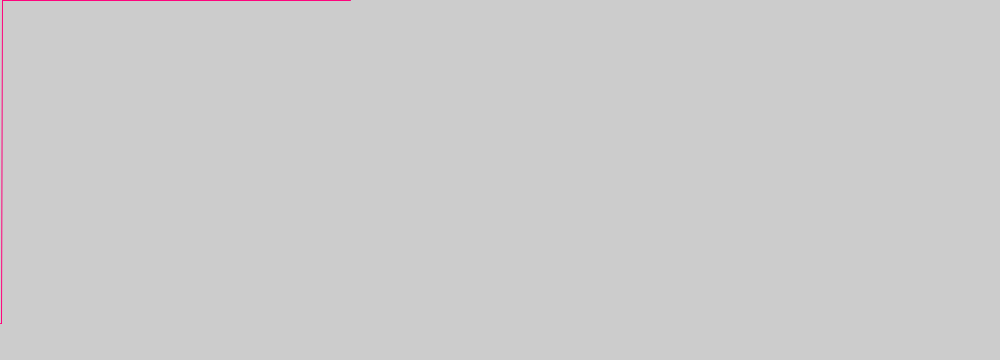
Frame 1 (no input)
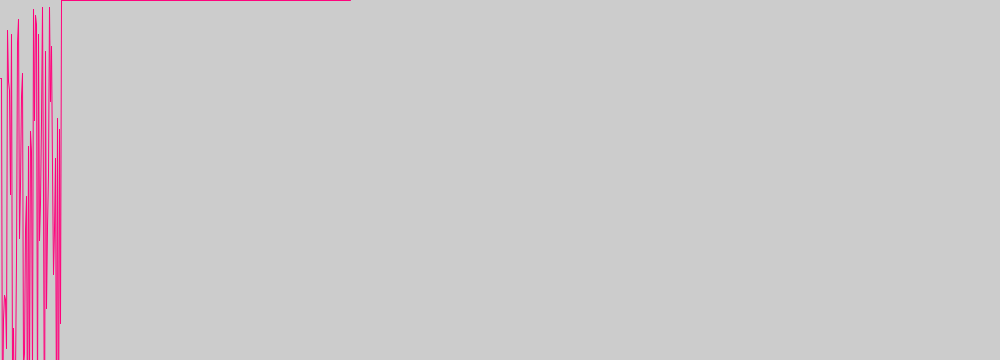
Frame 60 (the mouse pressed at the canvas centre just before this capture)
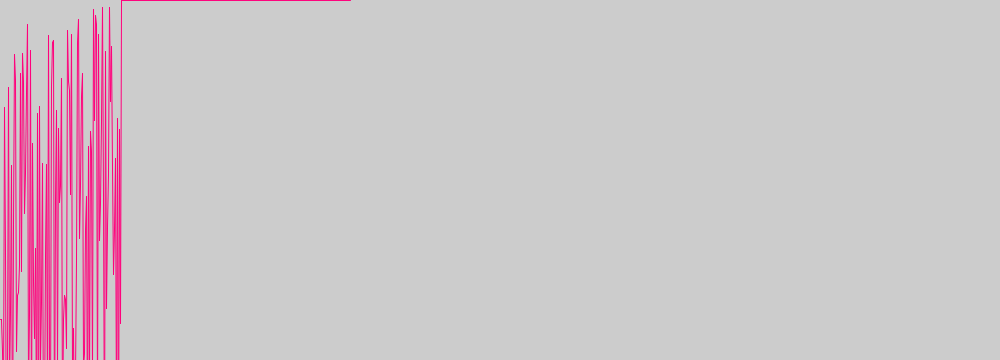
Frame 120 (the mouse held since frame 60 and released just before this capture)

The Processing sketch that drew these frames (run headless with seeded random() and noise(); from frame 60 on, the mouse is pressed at the canvas centre):

// Processing sketch: test
// ── test.pde
  int b = 360;
  float s;
  float[] a = new float[b];
  void setup()
  {

  size(1000, 360);
  background(255);
 
  
  println(a[1]);
  }
void draw()
{
   s = random(0,500);
   a[0] = s;

   background(204);
   fill(0, 0, 255);  
       for(int c =350;c>0;c--)
    {       
       a[c] = a[c-1];      
    } 
     stroke(255,0,123);
     for(int c =0;c<350;c++)
    {        
      line(c,a[c],c+1,a[c+1]);
      //point(c,a[c]);
    }
  
  
   
}
